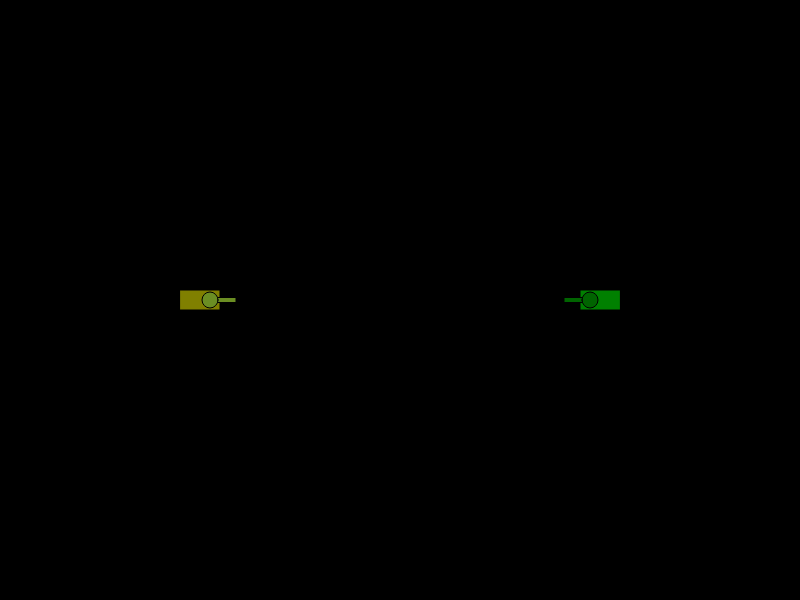
Frame 1 (no input)
Frame 60 (no input): identical to frame 1, image omitted
Frame 120 (the mouse pressed at the canvas centre since frame 60): identical to frame 1, image omitted

The p5.js sketch that drew this single still picture (run headless with seeded random() and noise() and a simulated clock; from frame 60 on, the mouse is pressed at the canvas centre):

// p5.js sketch
// ── sketch.js
let tank1;
let tank2;

function setup() {
    createCanvas(800, 600);
    angleMode(DEGREES);
    rectMode(CENTER);

    let tankPos1 = createVector(width/4, 
                               height/2);
    tank1 = new Tank(tankPos1, 'olive', 'olivedrab');

    let tankPos2 = createVector(3 * width/4, 
        height/2);
    tank2 = new Tank(tankPos2, 'green', 'darkgreen');
    tank2.angle = 180;
}

function draw() {
    background("Black");
    
    getInput();

    tank1.draw();
    tank2.draw();
}

function getInput(){
    // Tank one control
    if(keyIsDown(LEFT_ARROW)){
        tank1.turn(-1);
    }
    else if(keyIsDown(RIGHT_ARROW)){
        tank1.turn(1);
    }

    if(keyIsDown(UP_ARROW)){
        tank1.drive(1);
    }
    else if(keyIsDown(DOWN_ARROW)){
        tank1.drive(-1);
    }

    // Tank two control
    if (keyIsPressed && key == 'a'){
        tank2.turn(-1);
    }
    else if (keyIsPressed && key == 'd'){
        tank2.turn(-1);
    }

    if (keyIsPressed && key == 'w'){
        tank2.drive(1);
    }
    else if (keyIsPressed && key == 's'){
        tank2.drive(-1);
    }

}
// ── tank.js
class Tank {
    constructor(pos, colour1, colour2) {
        this.pos = pos;
        this.colour1 = colour1;
        this.colour2 = colour2;
        this.angle = 0;
    }

    draw() {
        push();

        translate(this.pos);
        rotate(this.angle);

        fill(this.colour1);
        rect(0, 0, 40, 20);

        fill(this.colour2);
        rect(26, 0, 20, 5);
        ellipse(10, 0, 16, 16);

        pop();
    }

    turn(amount) {
        this.angle += amount;
    }

    drive(speed) {
        let newPos = this.pos.copy();

        let offset = createVector(1, 0);
        offset.mult(speed);
        offset.rotate(this.angle);

        newPos.add(offset);

        if (this.canMoveTo(newPos)){
            this.pos = newPos;
        }
    }

    canMoveTo(pos) {
        if (pos.x < 0 || pos.x > width ||
            pos.y < 0 || pos.y > height) {
            return false;
        }

        return true;
    }
}
